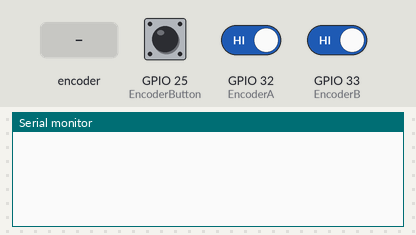
Simulated run of this sketch. Board: ESP32. Parts: the last lines printed to the serial monitor. The inputs (shaded band) are chosen by the test bench; at power-on: GPIO 25 (EncoderButton) HIGH, GPIO 32 (EncoderA) HIGH, GPIO 33 (EncoderB) HIGH.

Above: at 1.2 s.
1.3 s: rotary encoder on GPIO 32 (EncoderA) / GPIO 33 (EncoderB) turned 1 step (first pin leading)
At 2.6 s:
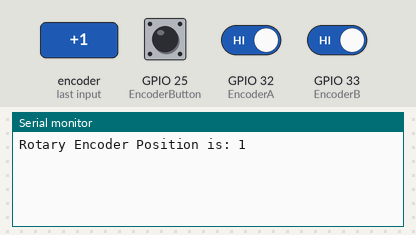
3.0 s: rotary encoder on GPIO 32 (EncoderA) / GPIO 33 (EncoderB) turned 1 step (first pin leading)
At 3.9 s:
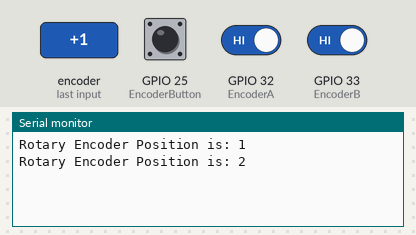
4.7 s: GPIO 25 (EncoderButton) pulsed LOW 2 times (0.12 s each, 0.3 s apart)
At 5.9 s:
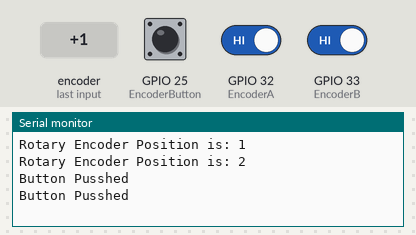

Measured:
- after the input at 1.3 s, the serial monitor: prints a new line after 0.08 s (image 1)
- after the input at 3.0 s, the serial monitor: prints a new line after 0.08 s (image 2)
- after the input at 4.7 s, the serial monitor: prints a new line after 0.12 s (image 3)

The sketch:

esp32_RotaryEncoder.ino
```cpp
//volatile int interruptCounter;
volatile int RE_POSITION;
volatile int ButtonFlag;
int totalInterruptCounter;

hw_timer_t * timer = NULL;
portMUX_TYPE timerMux = portMUX_INITIALIZER_UNLOCKED;

void IRAM_ATTR onTimer() {
//  portENTER_CRITICAL_ISR(&timerMux);
  RE_POSITION += CheckRotaryEncoder();
//  portEXIT_CRITICAL_ISR(&timerMux);
}


//Rotary Encoder
#define EncoderA 32
#define EncoderB 33
#define EncoderButton 25

//call from timer interrupt
int CheckRotaryEncoder() {
  static uint8_t  crntRESTS;
  static uint8_t  prevRESTS;
  static uint8_t  validflag;

  prevRESTS = crntRESTS;
  crntRESTS = digitalRead(EncoderA) << 1 | digitalRead(EncoderB);

  if (crntRESTS == 0x00) {
    validflag = 1;
  }

  if ((prevRESTS == 0x01 ) && (crntRESTS == 0x03) && (validflag == 1)) {
    validflag = 0;
    return -1;
  }
  else if ((prevRESTS == 0x02 ) && (crntRESTS == 0x03) && (validflag == 1)) {
    validflag = 0;
    return 1;
  }
  else {
    return 0;
  }
}

void ButtonPush() {
  ButtonFlag = 1;
}


void setup() {
  pinMode(EncoderA, INPUT_PULLUP);
  pinMode(EncoderB, INPUT_PULLUP);
  pinMode(EncoderButton, INPUT_PULLUP);

  Serial.begin(115200);
  RE_POSITION = 0;
  ButtonFlag = 0;
  timer = timerBegin(0, 80, true);  //1us
  timerAttachInterrupt(timer, &onTimer, true);
  timerAlarmWrite(timer, 1000, true);//1ms
  timerAlarmEnable(timer);

  attachInterrupt(EncoderButton, ButtonPush, RISING);
}

void loop() {
  static int prevPosition;
  if (prevPosition != RE_POSITION) {
    Serial.print("Rotary Encoder Position is: ");
    Serial.println(RE_POSITION);
    prevPosition = RE_POSITION;
  }
  if (ButtonFlag != 0) {
    Serial.println("Button Pusshed");
    ButtonFlag = 0;
  }

  delay(10);
}
```
